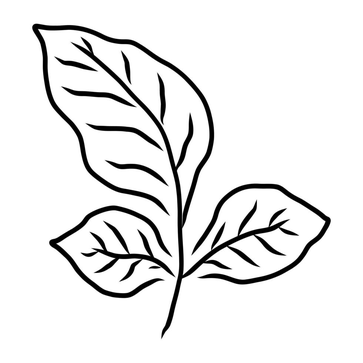
#> input picture images/folha.png, 363 x 363 px, shrunk from 980 x 980 before the run
$ python loglog.py
#> lines starting #> are read from the running program, lines starting #| are printed output that depends on the picture; after the words box and inside, x2 and y2 are one past the last pixel; in counts of white or black regions, pixels touching at a corner belong together
import numpy as np
import matplotlib.pyplot as plt
from PIL import Image

def plot_box_counting(image_path):
#> called with image_path = '../images/folha.png'
    print(f"Carregando imagem: {image_path}...")

    # 1. Carregar a imagem e converter para tons de cinza (L)
    img = Image.open(image_path).convert('L')
#> img is the input picture: PIL image 363x363 L; min 0, max 255, mean 233.5
    img_array = np.array(img)

    # 2. Binarizar a imagem
    # Assumimos que o fractal é a parte escura (ex: traços pretos em fundo branco).
    # O valor 128 é o limiar (threshold).
    binary_img = img_array < 128
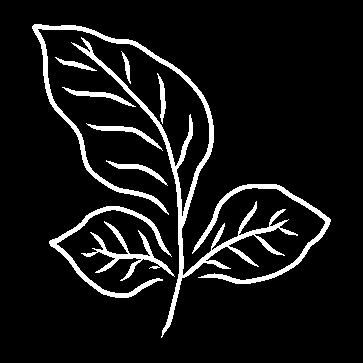
#> binary_img: shape (363, 363) bool; 8.4% white; 10 white regions, largest, box (x1, y1, x2, y2) and area: (32, 24, 298, 338) 5753, (192, 184, 331, 284) 1567, (49, 206, 172, 298) 1346

    # Extrair as coordenadas espaciais dos pixels que compõem o objeto (valor True)
    pixels_objeto = np.column_stack(np.where(binary_img > 0))
#> pixels_objeto = 11102 pairs, first value 24 to 337, second value 32 to 330
    if len(pixels_objeto) == 0:
        print("Erro: Nenhum pixel válido encontrado na imagem.")
        return

    print(f"Total de pixels do objeto: {len(pixels_objeto)}")
#| Total de pixels do objeto: 11102

    # 3. Definir os tamanhos das caixas (epsilon)
    # A escala de epsilon (e) cresce em potências de 2
    min_dim = min(binary_img.shape)
#> min_dim = 363
    max_power = int(np.floor(np.log2(min_dim)))
#> max_power = 8

    # Criamos caixas de tamanho 2, 4, 8, 16... até o limite da imagem
    epsilons = [2**i for i in range(1, max_power)]
#> epsilons = [2, 4, 8, 16, 32, 64, 128]
    contagens = []

    print("Iniciando a contagem de caixas...")
    # 4. Processo de Box Counting
    for eps in epsilons:
        # Dividir as coordenadas pelo tamanho da caixa mapeia os pixels para a grade
        caixas_atingidas = pixels_objeto // eps

        # Encontrar apenas as caixas únicas (eliminando sobreposição de pontos na mesma caixa)
        caixas_unicas = np.unique(caixas_atingidas, axis=0)

        # N(e) é o número de caixas únicas que contêm pelo menos um ponto
        contagens.append(len(caixas_unicas))
        print(f"  - Tamanho da caixa (\u03B5={eps}): {len(caixas_unicas)} caixas ocupadas")
#> this loop made 7 passes
#|   - Tamanho da caixa (ε=2): 3603 caixas ocupadas
#|   - Tamanho da caixa (ε=4): 1316 caixas ocupadas
#|   - Tamanho da caixa (ε=8): 517 caixas ocupadas
#|   - Tamanho da caixa (ε=16): 203 caixas ocupadas
#|   - Tamanho da caixa (ε=32): 65 caixas ocupadas
#|   - Tamanho da caixa (ε=64): 22 caixas ocupadas
#|   - Tamanho da caixa (ε=128): 8 caixas ocupadas
#> after the loop, contagens = [3603, 1316, 517, 203, 65, 22, 8]

    # 5. Preparar os dados para o gráfico Log-Log (Base E natural, conforme fórmula do limite)
    # Eixo X = log(1 / epsilon) = -log(epsilon)
    # Eixo Y = log( N(epsilon) )
    x_log_inv_eps = np.log(1.0 / np.array(epsilons))
    y_log_N = np.log(contagens)
#> y_log_N = [8.19, 7.18, 6.25, 5.31, 4.17, 3.09, 2.08]

    # 6. Regressão Linear: log(N(e)) = -D * log(e) + K  =>  y = D * x + K
    # Encontramos os coeficientes da reta
    coeficientes = np.polyfit(x_log_inv_eps, y_log_N, 1)
#> coeficientes = [1.47, 9.27]
    D = coeficientes[0] # A inclinação (Slope) é a Dimensão Fractal!
#> D = 1.47
    K = coeficientes[1] # A constante (Intercept)
#> K = 9.27

    reta_regressao = D * x_log_inv_eps + K
#> reta_regressao = [8.25, 7.22, 6.2, 5.18, 4.16, 3.14, 2.12]

    print(f"\nResultado Matemático:")
    print(f"  Dimensão Fractal Estimada (D): {D:.4f}")
#|   Dimensão Fractal Estimada (D): 1.4729

    # 7. Plotagem Profissional para o Slide
    plt.figure(figsize=(9, 6))

    # Plotar os pontos medidos
    plt.scatter(x_log_inv_eps, y_log_N, color='#1f77b4', s=80, zorder=5,
                label='Amostras do Algoritmo: $\log(N(\epsilon))$')

    # Plotar a reta da regressão
    plt.plot(x_log_inv_eps, reta_regressao, color='#d62728', linestyle='--', linewidth=2.5,
             label=f'Regressão Linear (Slope = {D:.3f})\nDimensão Fractal ($D$) $\\approx$ {D:.3f}')

    # Customização visual do Gráfico
    plt.title('Avaliação Assintótica: Método de Box Counting', fontsize=16, fontweight='bold', pad=15)
    plt.xlabel('$\log(1/\epsilon)$', fontsize=14)
    plt.ylabel('$\log(N(\epsilon))$', fontsize=14)
    plt.grid(True, which="both", ls="--", alpha=0.5)
    plt.legend(fontsize=12, loc='upper left', frameon=True, shadow=True)

    # Ajustar layout e salvar imagem de alta resolução para o Powerpoint/LaTeX
    plt.tight_layout()
    nome_arquivo = 'grafico_slide_box_counting.png'
    plt.savefig(nome_arquivo, dpi=300)
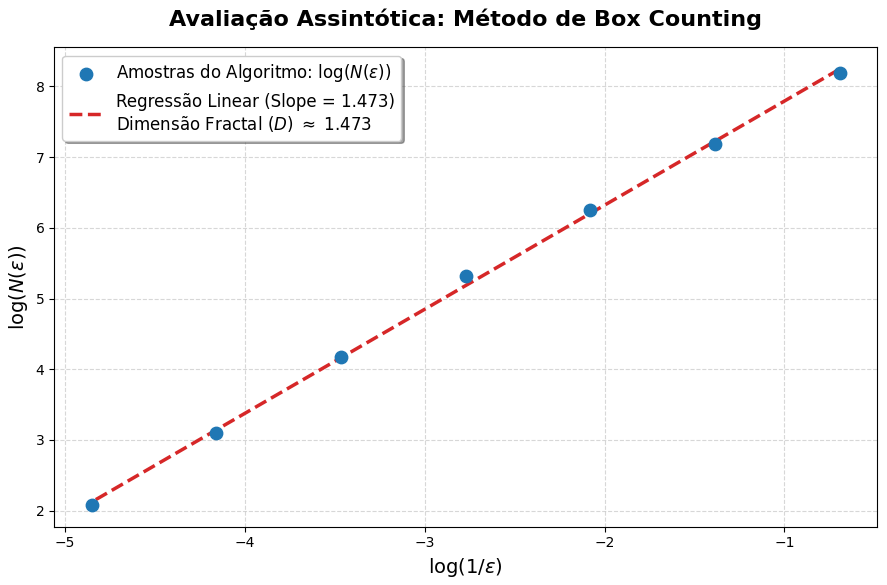
#> figure drawn by matplotlib, 1 panel
    print(f"\nGráfico salvo com sucesso: '{nome_arquivo}'. Pronto para inserir no slide!")

    # Mostrar na tela
    plt.show()

# ==========================================
# EXECUÇÃO DO SCRIPT
# ==========================================
if __name__ == "__main__":
    # Substitua pelo nome de alguma imagem fractal ou textura que você tenha no computador
    # Ex: 'costa_britanica.png', 'sierpinski.png' ou 'imagem_medica.jpg'

    # Para teste, estou colocando um nome genérico
    caminho_da_imagem = '../images/folha.png'

    try:
        plot_box_counting(caminho_da_imagem)
    except FileNotFoundError:
        print(f"ERRO: A imagem '{caminho_da_imagem}' não foi encontrada.")
        print("Por favor, coloque uma imagem na mesma pasta do script e atualize o nome no código.")
